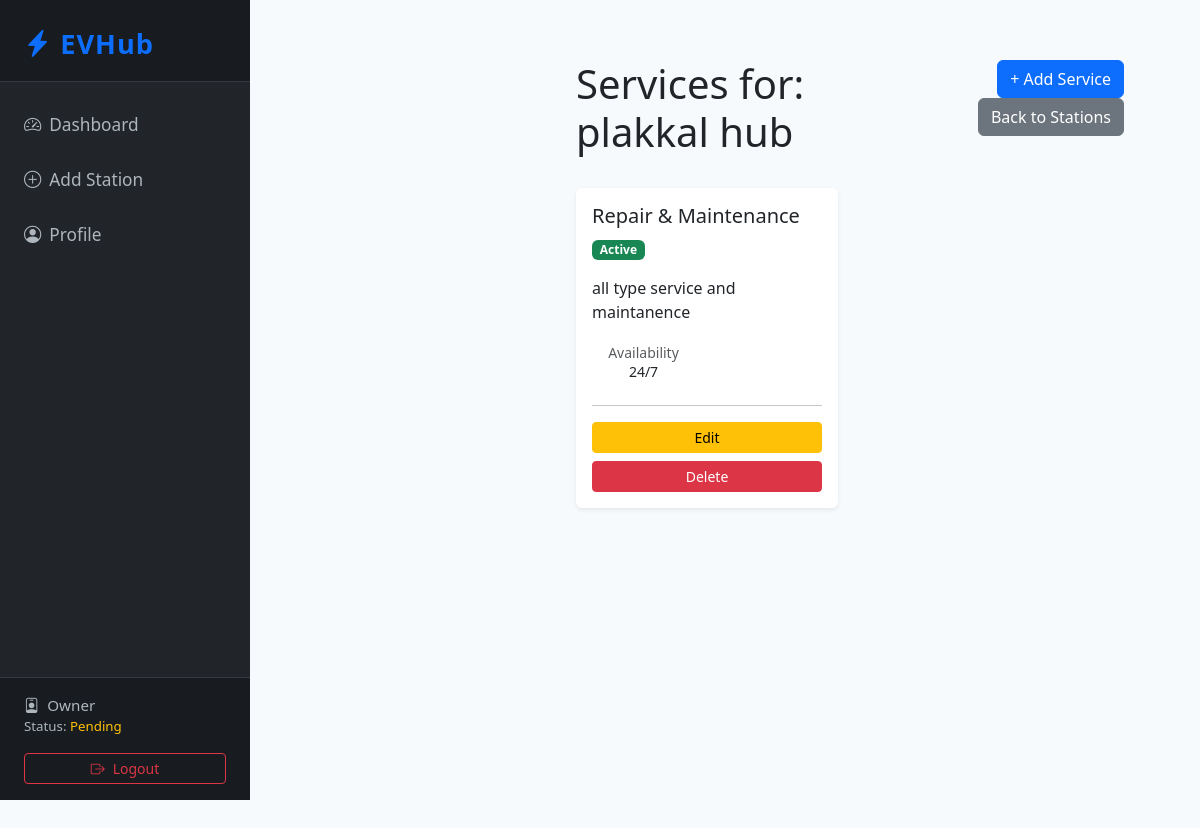
Page /owner-manage-services/1/ (signed in) on the committed database.
### core/models.py (models this page shows, shortened)
class CustomUser(AbstractUser):
    USER_TYPE_CHOICES = [
        ('customer', 'Customer'),
        ('owner', 'Station Owner'),
        ('admin', 'Administrator'),
    ]
    phone = models.CharField(max_length=20, blank=True, null=True)
    is_hotel_partner = models.BooleanField(default=False)
    is_emergency_contact = models.BooleanField(default=False)
    ev_photo = models.ImageField(upload_to='ev_photos/', blank=True, null=True)
    user_type = models.CharField(max_length=20, choices=USER_TYPE_CHOICES, default='customer')

class OwnerStation(models.Model):
    owner = models.ForeignKey(StationOwner, on_delete=models.CASCADE, related_name='stations')
    station = models.OneToOneField(ChargingStation, on_delete=models.CASCADE, related_name='owner_station')
    created_at = models.DateTimeField(auto_now_add=True)
    updated_at = models.DateTimeField(auto_now=True)

class ChargingStation(models.Model):
    name = models.CharField(max_length=150)
    location = models.CharField(max_length=255)
    latitude = models.DecimalField(max_digits=9, decimal_places=6, null=True, blank=True)
    longitude = models.DecimalField(max_digits=9, decimal_places=6, null=True, blank=True)
    total_ports = models.PositiveIntegerField(default=1)
    ultra_fast = models.BooleanField(default=False)
    powered_by_renewables = models.BooleanField(default=False)
    created_at = models.DateTimeField(auto_now_add=True)

class OwnerService(models.Model):
    SERVICE_TYPES = [
        ('charging', 'EV Charging'),
        ('repair', 'Repair & Maintenance'),
        ('food', 'Food & Beverage'),
        ('lodging', 'Lodging'),
        ('restroom', 'Restroom Facilities'),
        ('parking', 'Parking'),
        ('wifi', 'WiFi'),
        ('other', 'Other'),
    ]
    owner = models.ForeignKey(StationOwner, on_delete=models.CASCADE, related_name='services')
    station = models.ForeignKey(OwnerStation, on_delete=models.CASCADE, related_name='services')
    service_type = models.CharField(max_length=50, choices=SERVICE_TYPES)
    description = models.TextField()
    price = models.DecimalField(max_digits=10, decimal_places=2, blank=True, null=True)
    availability_hours = models.CharField(max_length=255, help_text="e.g., 24/7 or 9AM-6PM")
    is_active = models.BooleanField(default=True)
    created_at = models.DateTimeField(auto_now_add=True)
    updated_at = models.DateTimeField(auto_now=True)
    class Meta:
        unique_together = ('station', 'service_type')

### core/views.py (the view)
# urls.py: path('owner-manage-services/<int:station_id>/', views.owner_manage_services, name='owner_manage_services'),
@login_required
@user_passes_test(is_owner)
def owner_manage_services(request, station_id):
    try:
        owner = request.user.station_owner
    except StationOwner.DoesNotExist:
        return redirect('owner_register')
    owner_station = get_object_or_404(OwnerStation, id=station_id, owner=owner)
    services = OwnerService.objects.filter(station=owner_station)
    context = {
        'owner_station': owner_station,
        'services': services,
        'service_types': OwnerService.SERVICE_TYPES,
    }
    return render(request, 'core/owner_manage_services.html', context)

### core/views.py (called while the page is built)
def is_owner(user):
    return hasattr(user, 'station_owner') and user.user_type == 'owner'

### core/templates/core/owner_manage_services.html (shortened to what this page needs)
{% extends 'core/owner_base.html' %}
{% block content %}
<div style="display: flex; min-height: 100vh;">
    <div style="flex-grow: 1; margin-left: 250px; padding: 20px; background-color: #f7fafc;">
        <div class="container-fluid">
            <div class="row mb-4">
                <div class="col-md-6">
                    <h1>Services for: {{ owner_station.station.name }}</h1>
                </div>
                <div class="col-md-6 text-end">
                    <a href="{% url 'owner_add_service' owner_station.id %}" class="btn btn-primary">+ Add Service</a>
                    <a href="{% url 'owner_manage_stations' %}" class="btn btn-secondary">Back to Stations</a>
                </div>
            </div>
            {% if services %}
                <div class="row">
                    {% for service in services %}
                    <div class="col-md-6 mb-4">
                        <div class="card border-0 shadow-sm h-100">
                            <div class="card-body">
                                <div class="d-flex justify-content-between align-items-start mb-3">
                                    <div>
                                        <h5 class="card-title">{{ service.get_service_type_display }}</h5>
                                        {% if service.is_active %}
                                            <span class="badge bg-success">Active</span>
                                        {% else %}
                                            <span class="badge bg-secondary">Inactive</span>
                                        {% endif %}
                                    </div>
                                </div>
                                <p class="card-text">{{ service.description }}</p>
                                <div class="row text-center mb-3">
                                    <div class="col-6">
                                        <small class="text-muted">Availability</small>
                                        <h6 class="small">{{ service.availability_hours }}</h6>
                                    </div>
                                </div>
                                <hr>
                                <div class="d-grid gap-2">
                                    <a href="{% url 'owner_edit_service' owner_station.id service.id %}" class="btn btn-sm btn-warning">Edit</a>
                                    <a href="{% url 'owner_delete_service' owner_station.id service.id %}" class="btn btn-sm btn-danger">Delete</a>
                                </div>
                            </div>
                        </div>
                    </div>
                    {% endfor %}
                </div>
            {% else %}
                <div class="alert alert-info" role="alert">
                    <h4 class="alert-heading">No Services Yet!</h4>
                    <p>You haven't added any services to this station. <a href="{% url 'owner_add_service' owner_station.id %}">Click here to add your first service</a></p>
                </div>
            {% endif %}
        </div>
    </div>
</div>
{% endblock %}

### core/templates/core/owner_base.html (shortened to what this page needs)
<!DOCTYPE html>
<html lang="en">
<head>
    <link href="https://cdn.jsdelivr.net/npm/bootstrap@5.3.0/dist/css/bootstrap.min.css" rel="stylesheet">
    <link href="https://cdn.jsdelivr.net/npm/bootstrap-icons/font/bootstrap-icons.css" rel="stylesheet">
</head>
<body>
    <nav class="sidebar d-flex flex-column">
        <div class="brand">
            <i class="bi bi-lightning-charge-fill me-2"></i>EVHub
        </div>
        <ul class="nav flex-column mt-3">
            <li class="nav-item">
                <a class="nav-link {% if request.resolver_match.url_name == 'owner_dashboard' %}active{% endif %}" href="{% url 'owner_dashboard' %}"><i class="bi bi-speedometer2 me-2"></i>Dashboard</a>
            </li>
            <li class="nav-item">
                <a class="nav-link {% if request.resolver_match.url_name == 'owner_add_station' %}active{% endif %}" href="{% url 'owner_add_station' %}"><i class="bi bi-plus-circle me-2"></i>Add Station</a>
            </li>
            <li class="nav-item">
                <a class="nav-link {% if request.resolver_match.url_name == 'owner_profile' %}active{% endif %}" href="{% url 'owner_profile' %}"><i class="bi bi-person-circle me-2"></i>Profile</a>
            </li>
        </ul>
        <div class="sidebar-footer mt-auto">
            <div><i class="bi bi-person-badge me-2"></i>{{ owner.company_name|default:'Owner' }}</div>
            <div class="small">Status: {% if owner.is_verified %}<span class="text-success">Verified</span>{% else %}<span class="text-warning">Pending</span>{% endif %}</div>
            <div class="mt-3">
                <a href="{% url 'logout' %}" class="btn btn-sm btn-outline-danger w-100">
                    <i class="bi bi-box-arrow-right me-2"></i>Logout
                </a>
            </div>
        </div>
    </nav>
    <main class="main-content">
        <div class="container-fluid">
            {% block content %}{% endblock %}
        </div>
    </main>
</body>
</html>

### core/templates/core/owner_base.html (style rules this page uses)
body { background: #f7fafc; min-height: 100vh; display: flex; flex-direction: row; }
.sidebar { width: 250px; background: #212529; color: #fff; min-height: 100vh; position: fixed; left: 0; top: 0; display: flex; flex-direction: column; z-index: 100; }
.sidebar .brand { font-size: 1.7rem; font-weight: bold; padding: 1.5rem 1rem 1rem 1.5rem; letter-spacing: 1px; color: #0d6efd; background: #181c20; border-bottom: 1px solid #343a40; }
.sidebar .nav-link { color: #adb5bd; padding: 0.9rem 1.5rem; font-size: 1.08rem; transition: background 0.2s, color 0.2s; }
.sidebar .sidebar-footer { margin-top: auto; padding: 1rem 1.5rem; font-size: 0.95rem; color: #adb5bd; border-top: 1px solid #343a40; background: #181c20; }
.main-content { margin-left: 250px; padding: 2.5rem 2rem 2rem 2rem; width: 100%; min-height: 100vh; }

### rows in the picture
CustomUser: company_name "Owner"
OwnerStation: station.name "plakkal hub"
OwnerService: service_type "Repair & Maintenance", is_active "Active", description "all type service and maintanence", availability_hours "24/7"
